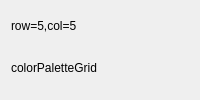
     <widget class="QWidget" name="tab_5">
      <attribute name="title">
       <string>ColorGridWidget</string>
      </attribute>
      <layout class="QVBoxLayout" name="verticalLayout_2">
       <item>
        <widget class="QLabel" name="label_30">
         <property name="sizePolicy">
          <sizepolicy hsizetype="Preferred" vsizetype="Preferred">
           <horstretch>0</horstretch>
           <verstretch>0</verstretch>
          </sizepolicy>
         </property>
         <property name="text">
          <string>row=5,col=5</string>
         </property>
        </widget>
       </item>
       <item>
        <widget class="SAColorGridWidget" name="colorGrid2" native="true">
         <property name="sizePolicy">
          <sizepolicy hsizetype="Maximum" vsizetype="Maximum">
           <horstretch>0</horstretch>
           <verstretch>0</verstretch>
          </sizepolicy>
         </property>
        </widget>
       </item>
       <item>
        <widget class="QLabel" name="label_31">
         <property name="sizePolicy">
          <sizepolicy hsizetype="Preferred" vsizetype="Preferred">
           <horstretch>0</horstretch>
           <verstretch>0</verstretch>
          </sizepolicy>
         </property>
         <property name="text">
          <string>colorPaletteGrid</string>
         </property>
        </widget>
       </item>
       <item>
        <widget class="SAColorPaletteGridWidget" name="colorGrid2_2" native="true">
         <property name="sizePolicy">
          <sizepolicy hsizetype="Maximum" vsizetype="Maximum">
           <horstretch>0</horstretch>
           <verstretch>0</verstretch>
          </sizepolicy>
         </property>
        </widget>
       </item>
      </layout>
     </widget>
